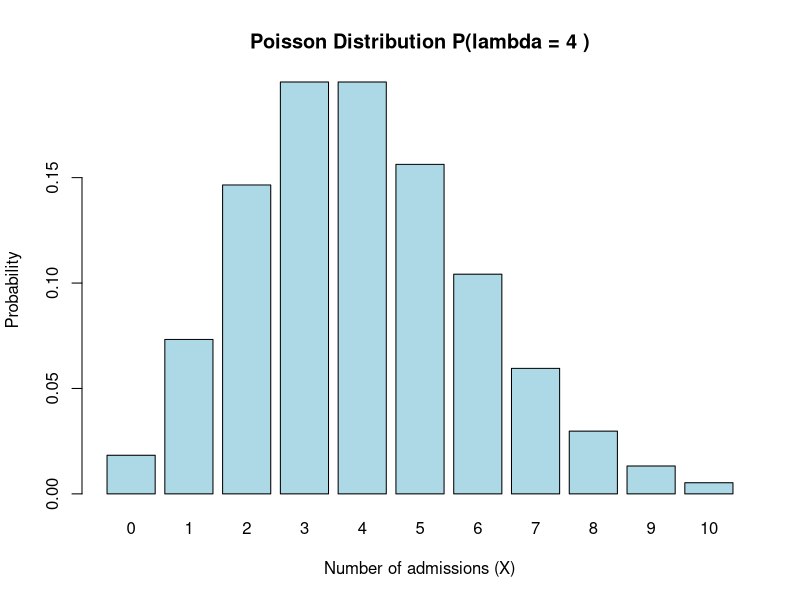

Generate this figure with R:
# Poisson Distribution Example: Hospital Admissions

# Define parameter
lambda <- 4   # Average number of admissions per day

# Random variable X: number of admissions (for illustration, 0 to 10)
X <- 0:10

# 1. Probability of exactly 5 admissions
# P(X = 5)
prob_5 <- dpois(5, lambda)
print(paste("Probability of exactly 5 admissions:", round(prob_5, 4)))
# Should be approximately 0.1563

# 2. Probability of fewer than 2 admissions
# P(X < 2) = P(X = 0) + P(X = 1)
prob_less_2 <- ppois(1, lambda)  # cumulative probability P(X <= 1)
print(paste("Probability of fewer than 2 admissions:", round(prob_less_2, 4)))
# Should be approximately 0.0916

# 3. Probability of more than 1 admission
# P(X > 1) = 1 - P(X <= 1)
prob_more_1 <- 1 - ppois(1, lambda)
print(paste("Probability of more than 1 admission:", round(prob_more_1, 4)))
# Should be approximately 0.9084

# Optional: Plot the Poisson distribution
probabilities <- dpois(X, lambda)
barplot(probabilities, names.arg = X, col = "lightblue",
        main = paste("Poisson Distribution P(lambda =", lambda, ")"),
        xlab = "Number of admissions (X)", ylab = "Probability")

